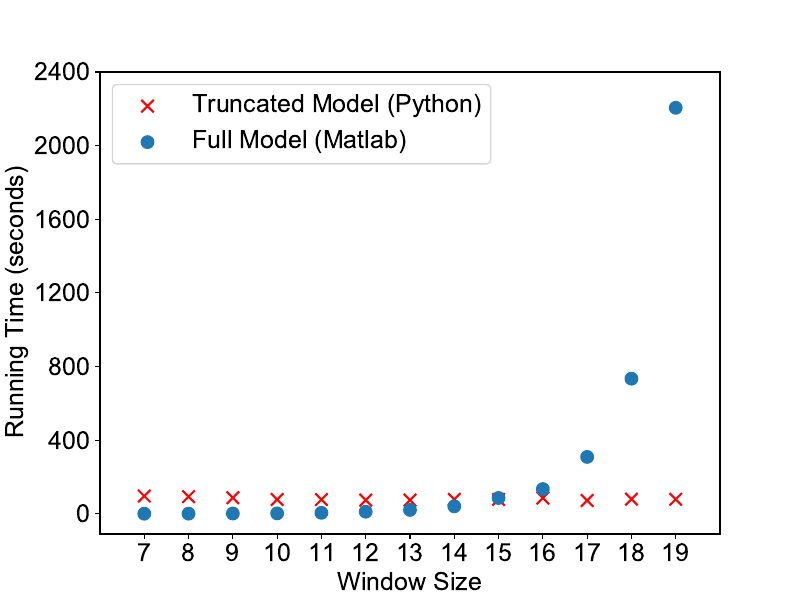

Python code for this plot:
import numpy as np
import matplotlib.pyplot as plt

index = np.array([7,8,9,10,11,12,13,14,15,16,17,18,19])

# This is just a placeholder for now - it shouldn't change much with
# different window sizes.
python = np.array([np.mean([91,102,97]), np.mean([91,92,96]), np.mean([98,85,80]), np.mean([75,74,85]), \
                   np.mean([75,72,85]), np.mean([71,81,71]), np.mean([84,68,71]), np.mean([79,82,74]), \
                   np.mean([87,76,72]), np.mean([91,92,75]), \
                   np.mean([72,71,74]), np.mean([75,82,82]), np.mean([71,84,82])])

#matlab = np.array([0.84,1.03,2.08,3.60,6.25,13.92,23.9,44.6,89,210,451,928,2507])

matlab = np.array([0.565,0.816,1.448,2.317,5.36,11.351,21.249,40.817,85.904,134.437,308.95,733.952,2205.506])

params = {'legend.fontsize': 18}
plt.rcParams.update(params)
plt.rcParams.update({'font.size': 18})
plt.rcParams['font.family'] = 'arial'

#plt.figure(1, figsize = (14,10), dpi = 300)
plt.figure(1, figsize = (8,6), dpi=300)
#plt.figure(figsize=(12,7))
plt.scatter(index, python, marker = 'x', c = 'r', s = 80)
plt.scatter(index, matlab, c = 'C0', s = 80)
plt.xlabel('Window Size')
plt.ylabel('Running Time (seconds)')
plt.xticks(np.arange(7,20,1))
plt.yticks(np.arange(0,2700,400))
plt.xlim(6,20)
plt.gca().legend(('Truncated Model (Python)','Full Model (Matlab)'))
plt.savefig('figured.pdf', dpi=300, transparent=True)
plt.show()
